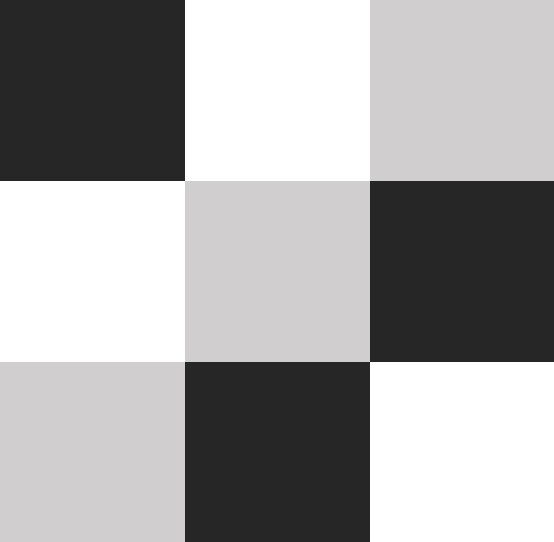
#> input picture Tarea2-HistogramaTransformaciones/sencilla.jpg, 554 x 542 px
$ python ExponentialNoise.py
#> lines starting #> are read from the running program, lines starting #| are printed output that depends on the picture
import cv2
import numpy as np
import random
import matplotlib.pyplot as plt

def plotHistogram(hist, title = 'Histograma'):
#> called with hist = array of shape (256, 1), title = 'Histograma'
    plt.figure(figsize= (10,4))
    plt.plot(hist, color= 'orange')
    plt.title(title)
    plt.xlabel('Nivel de gris')
    plt.ylabel('Frecuencia')
    plt.grid(color = '#95a5a6', linestyle = '--', linewidth =2, axis='y', alpha = 0.7)
    plt.show()
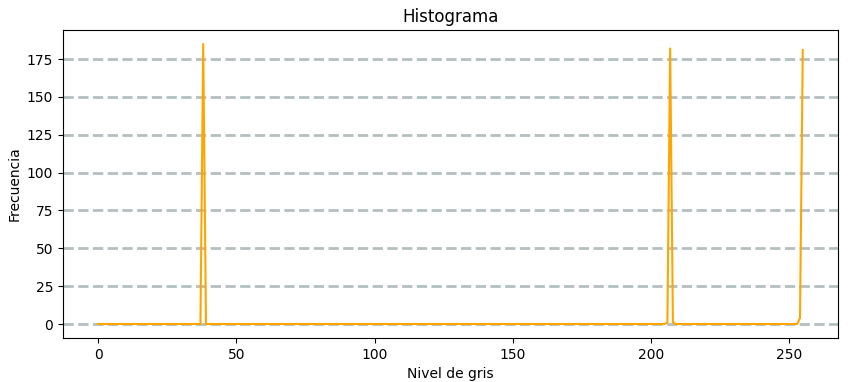
#> figure drawn by matplotlib, 1 panel; curve peaks at x = 38, y = 185


def exponential_noise(img, a = 0.1):
#> called with a = 0.1
    out = img.copy()
    media = 1 / a
    varianza = 1/(a*a)
    for x in range(out.shape[0]):
        for y in range(out.shape[1]):
            p = random.random()
            if p>0:
                out[x][y] = np.log(p/a) / (-1 * a) -230
            else:
                out[x][y]=0
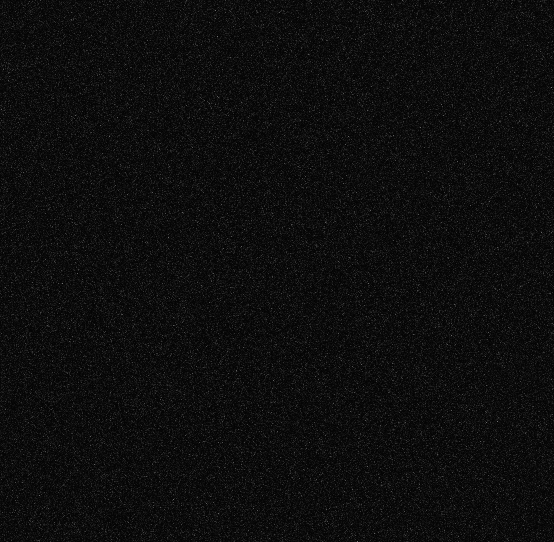
#> out: shape (542, 554); min 3, max 117, mean 13.5
    print(out)
#> (printed output is left out)
    return out + img
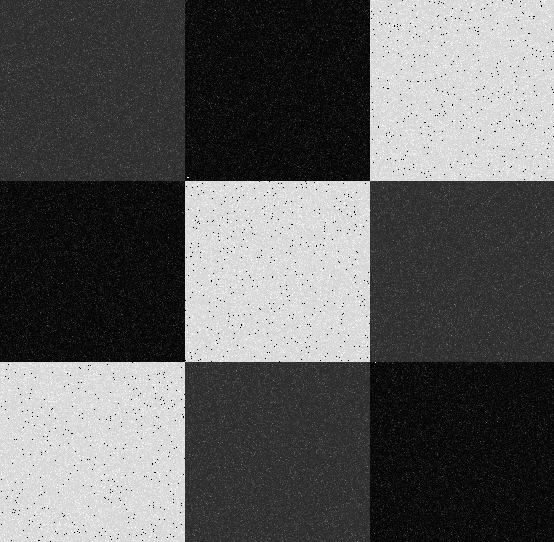
#> returned value: shape (542, 554); min 0, max 255, mean 93.9


#Load image
ImageGray = cv2.imread("sencilla.jpg", 0)
plotHistogram(cv2.calcHist(ImageGray, [0], None, [256], [0,256]))

noisyImg = exponential_noise(ImageGray)
plotHistogram(cv2.calcHist(noisyImg, [0], None, [256], [0,256]))
#> call 2 of plotHistogram, with hist = array of shape (256, 1), title = 'Histograma'
#> in plotHistogram (call 2), `plt.show()`:
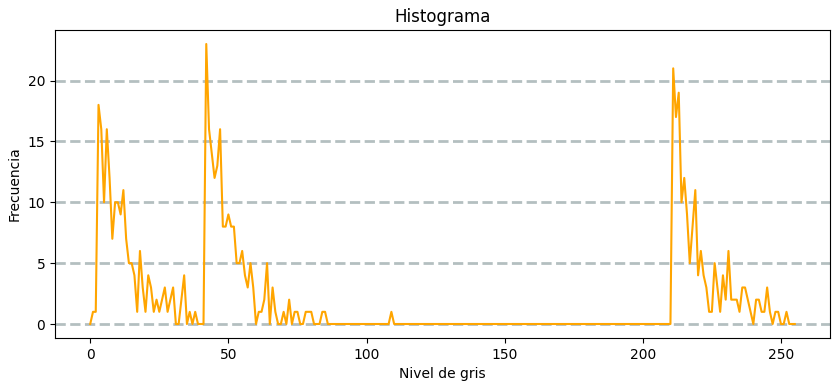
#> figure drawn by matplotlib, 1 panel; curve peaks at x = 42, y = 23

cv2.imshow('Imagen original', ImageGray)
cv2.imshow('Imagen con ruido', noisyImg)

cv2.waitKey(0)
cv2.destroyAllWindows()
